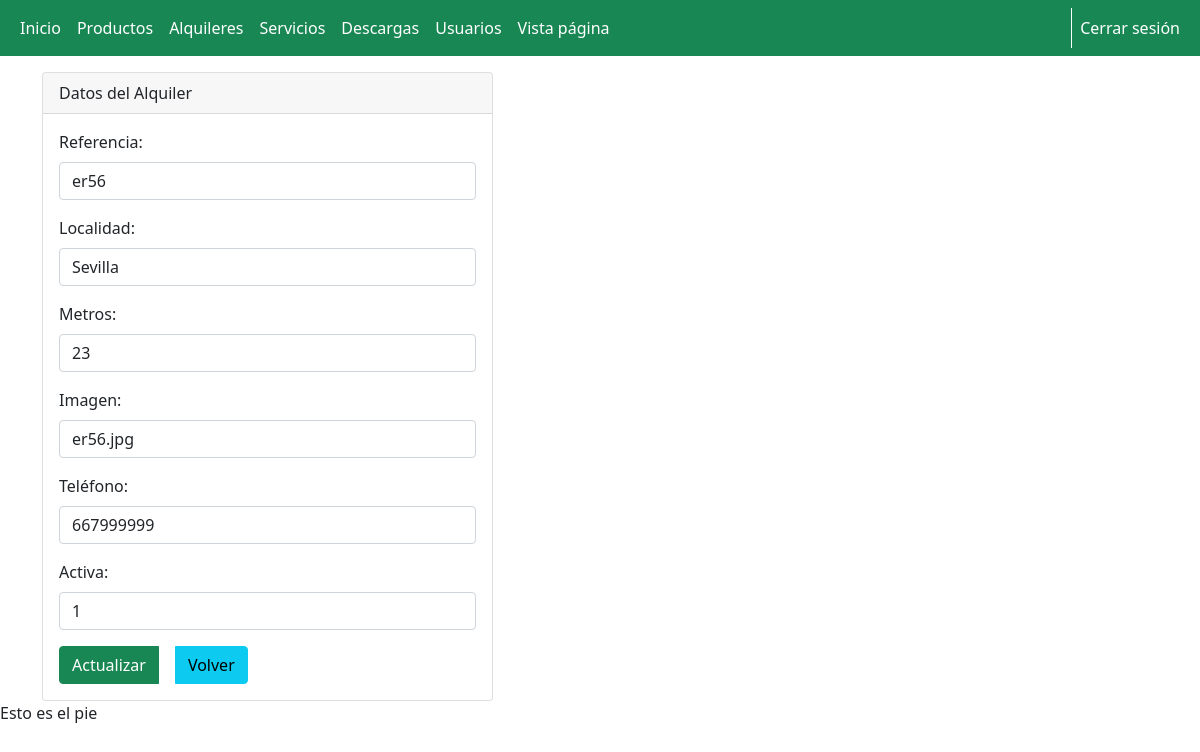
Page /admin/alquileres/formEditarAlquiler.php?id=3 (signed in) on the earlier database version.
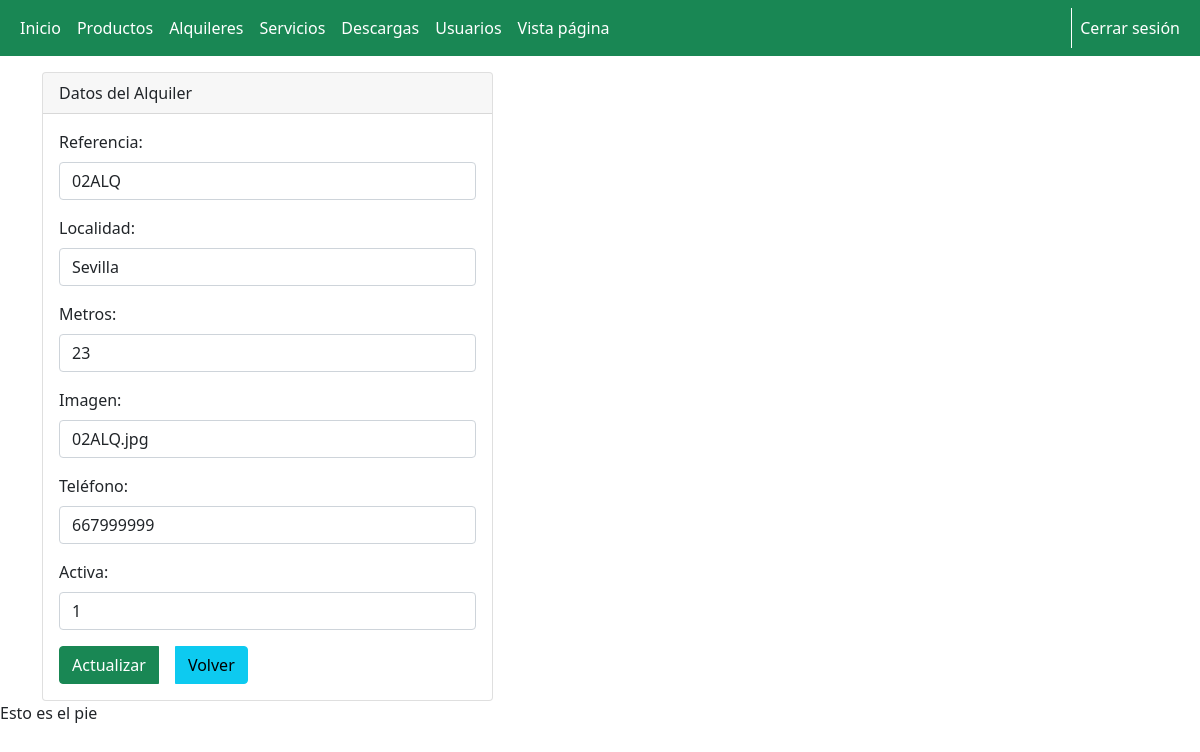
Same page on the later database version.
### tables this page shows
CREATE TABLE `alquileres` (
  `id` int(11) NOT NULL,
  `referencia` varchar(25) NOT NULL,
  `localidad` varchar(50) NOT NULL,
  `metros` int(10) NOT NULL,
  `imagen` varchar(50) NOT NULL,
  `telefono` varchar(9) NOT NULL,
  `activa` int(1) NOT NULL
);

### config/conexion.php (called while the page is built, shortened)
<?php
Class Conexion extends Database {
    public function __construct() {
        $this->datos = "mysql:host=127.0.0.1;dbname=$this->dbname";
    }
    public function conexion() {
        try {
            $conn = new PDO($this->datos, $this->username, $this->password);
        } catch (PDOException $pe) {
            die("No se ha podido conectar con $this->dbname :" . $pe->getMessage());
        }
        return $conn;
    }
}

### config/funcionesAlquileres.php (called while the page is built, shortened)
<?php
require_once(__DIR__.'\conexion.php');
class FuncionesAlquileres{
    private $conexion;
    public function  __construct(){
        $bd = new Conexion;
        $this->conexion = $bd->conexion();
    }
    public function editar($id){
        $sql = "SELECT * FROM `alquileres` WHERE id = $id;";
        $query = $this->conexion -> prepare($sql);
        $query -> execute();
        $results = $query -> fetchAll(PDO::FETCH_ASSOC);
        return $results;
    }
}

### admin/alquileres/formEditarAlquiler.php (the view, shortened to what this page needs)
<?php
include("../template/cabecera2.php");
include("../../config/funcionesAlquileres.php");
if (isset($_SESSION['usuario']) && $_SESSION['rol'] == '1') {
  $actual = new FuncionesAlquileres;
  $datos = $actual->editar($_GET['id']);
  $referencia = $datos[0]['referencia'];
  $localidad = $datos[0]['localidad'];
  $metros = $datos[0]['metros'];
  $imagen = $datos[0]['imagen'];
  $telefono = $datos[0]['telefono'];
  $activa = $datos[0]['activa'];
?>
  <div class="col-md-5 mt-3">
    <div class="card">
      <div class="card-header">
        Datos del Alquiler
      </div>
      <div class="card-body">
        <form action="editarAlquiler.php" method="post" enctype="multipart/form-data">
          <div class="mb-3">
            <label for="referencia" class="form-label">Referencia:</label>
            <input type="text" class="form-control" id="referencia" name="referencia" value="<?php if(isset($referencia)){echo $referencia; }?>" required>
          </div>
          <div class="mb-3">
            <label for="localidad" class="form-label">Localidad:</label>
            <input type="text" class="form-control" id="localidad" name="localidad" value="<?php if(isset($localidad)){echo $localidad; } ?>" required>
          </div>
          <div class="mb-3">
            <label for="metros" class="form-label">Metros:</label>
            <input type="text" class="form-control" id="metros" name="metros" value="<?php if(isset($metros)){echo $metros; } ?>" required>
          </div>
          <div class="mb-3">
            <label for="imagen" class="form-label">Imagen:</label>
            <input type="text" class="form-control" id="imagen" name="imagen" value="<?php if(isset($imagen)){echo $imagen; } ?>" required>
          </div>
          <div class="mb-3">
            <label for="telefono" class="form-label">Teléfono:</label>
            <input type="text" class="form-control" id="telefono" name="telefono" value="<?php if(isset($telefono)){echo $telefono; } ?>" required>
          </div>
          <div class="mb-3">
            <label for="activa" class="form-label">Activa:</label>
            <input type="text" class="form-control" id="activa" name="activa" value="<?php if(isset($activa)){echo $activa; } ?>" required>
          </div>
          <div class="btn-group" role="group" aria-label="">
            <button type="submit" name="actualizar" value="actualizar" class="btn btn-success">Actualizar</button>
            <a class="btn btn-info mx-3" href="../alquileres.php" role="button">Volver</a>
          </div>
        </form>
      </div>
    </div>
  </div>
<?php
  include("../template/pie.php");
} else {
  header('Location: ../../');
}
?>

Differences in the rows shown:
changed alquileres "Sevilla": referencia "er56" → "02ALQ"; imagen "er56.jpg" → "02ALQ.jpg"
